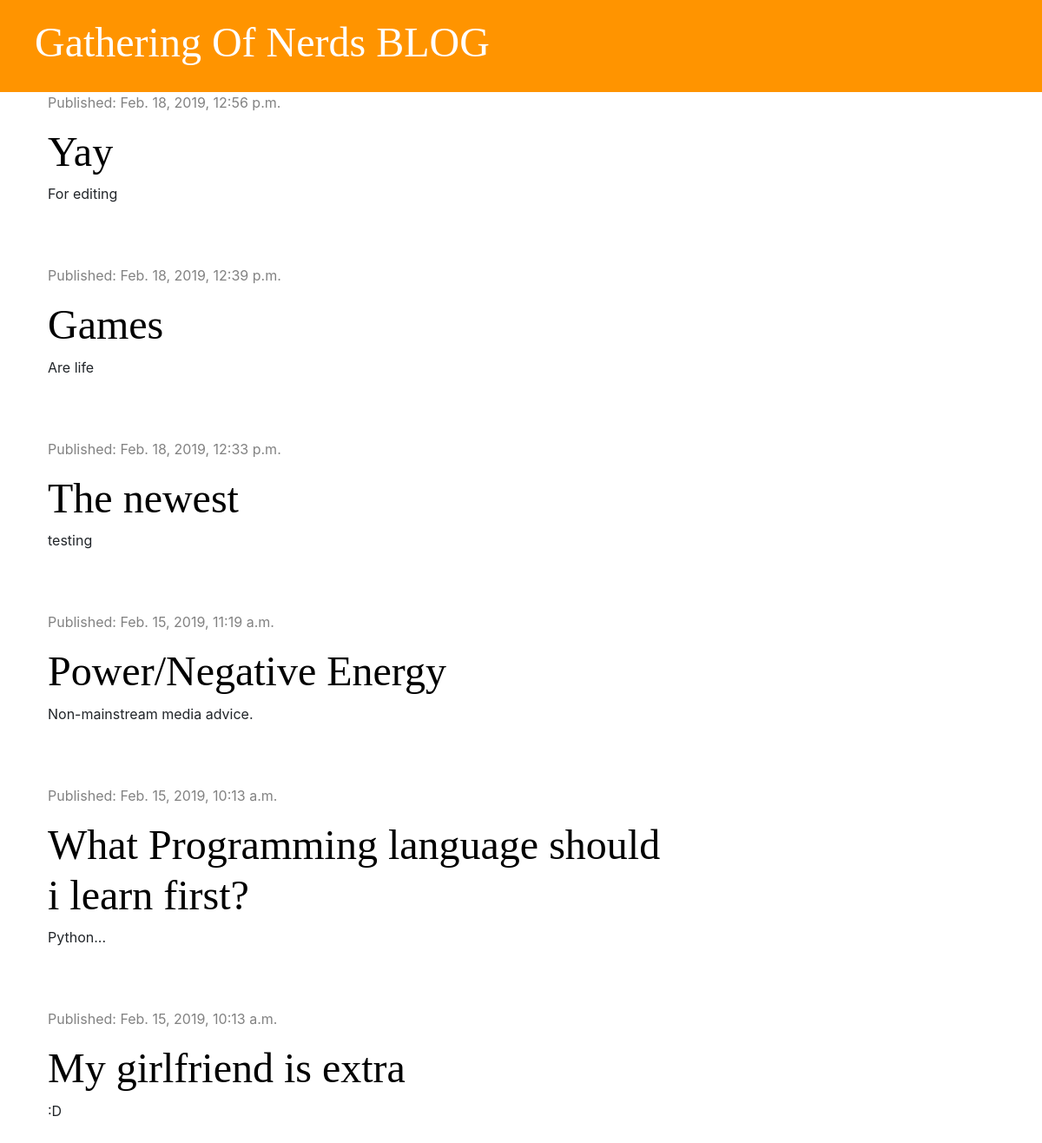
Before: / with the older database file.
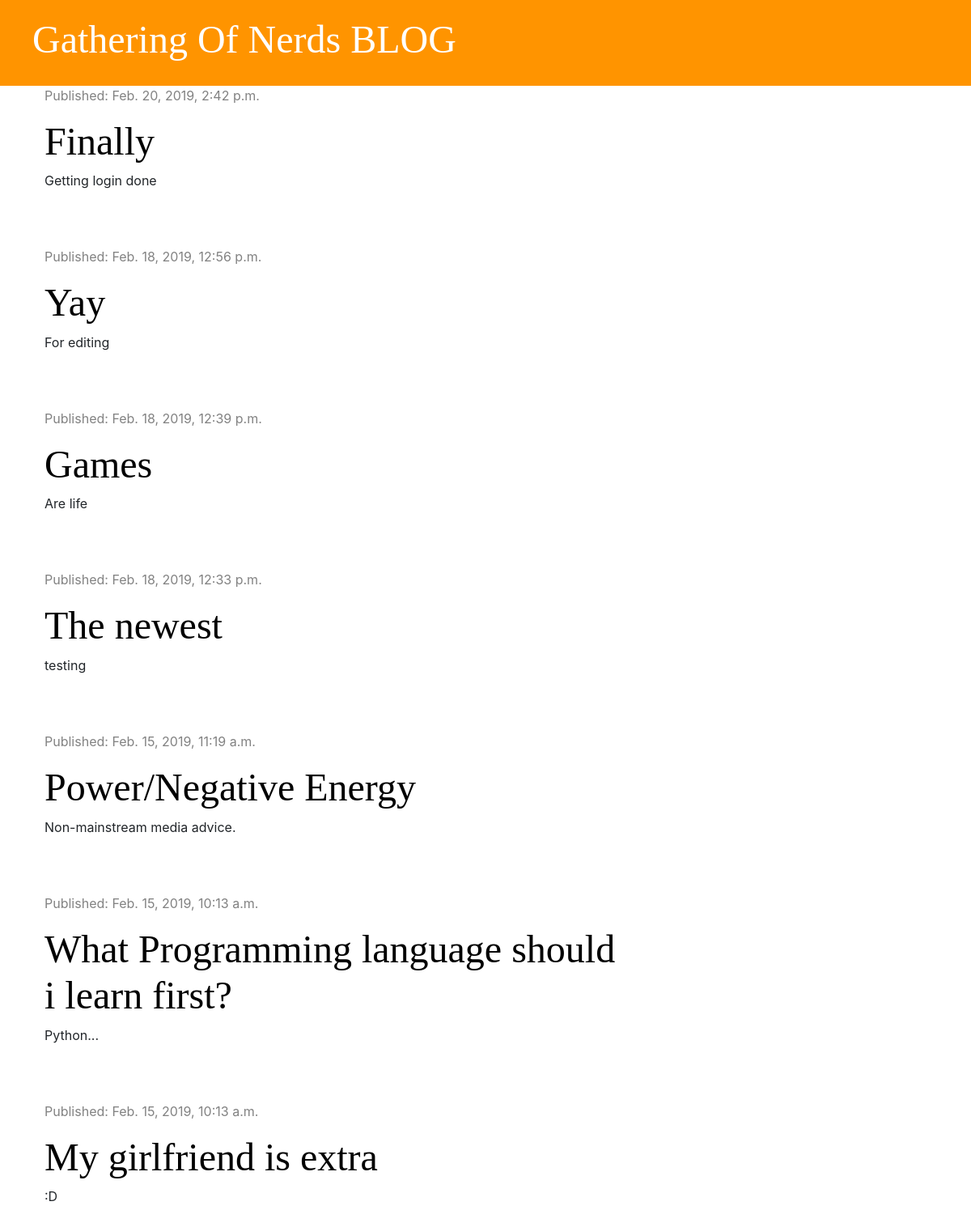
After: the same page with the newer database file.
### blog/models.py (models this page shows, shortened)
class Post(models.Model):
    author = models.ForeignKey('auth.User', on_delete=models.CASCADE)
    title = models.CharField(max_length=200)
    text = models.TextField()
    created_date = models.DateTimeField(default=timezone.now)
    published_date = models.DateTimeField(blank=True, null=True)

### blog/views.py (the view)
# urls.py: path('', views.post_list, name='post_list'),
def post_list(request):
    posts = Post.objects.filter(published_date__lte=timezone.now()).order_by('-published_date')
    stuff_for_frontend = {'posts': posts}
    return render(request, 'blog/post_list.html', stuff_for_frontend)

### blog/templates/blog/post_list.html
{% extends 'blog/base.html' %}
{% block content %}
    {% for post in posts %}
        <div class="post">
          <div class="date">
              <p>Published: {{ post.published_date }}</p>
          </div>
          <h1><a href="{% url 'post_detail' pk=post.pk %}">{{ post.title }}</a></h1>
          <p>{{ post.text|truncatechars:50|linebreaksbr }}</p>
        </div>
     {% endfor %}
{% endblock %}

Changed rows visible on the page:
added Post: published_date "Feb. 20, 2019, 2:42 p.m.", title "Finally", text "Getting login done"
